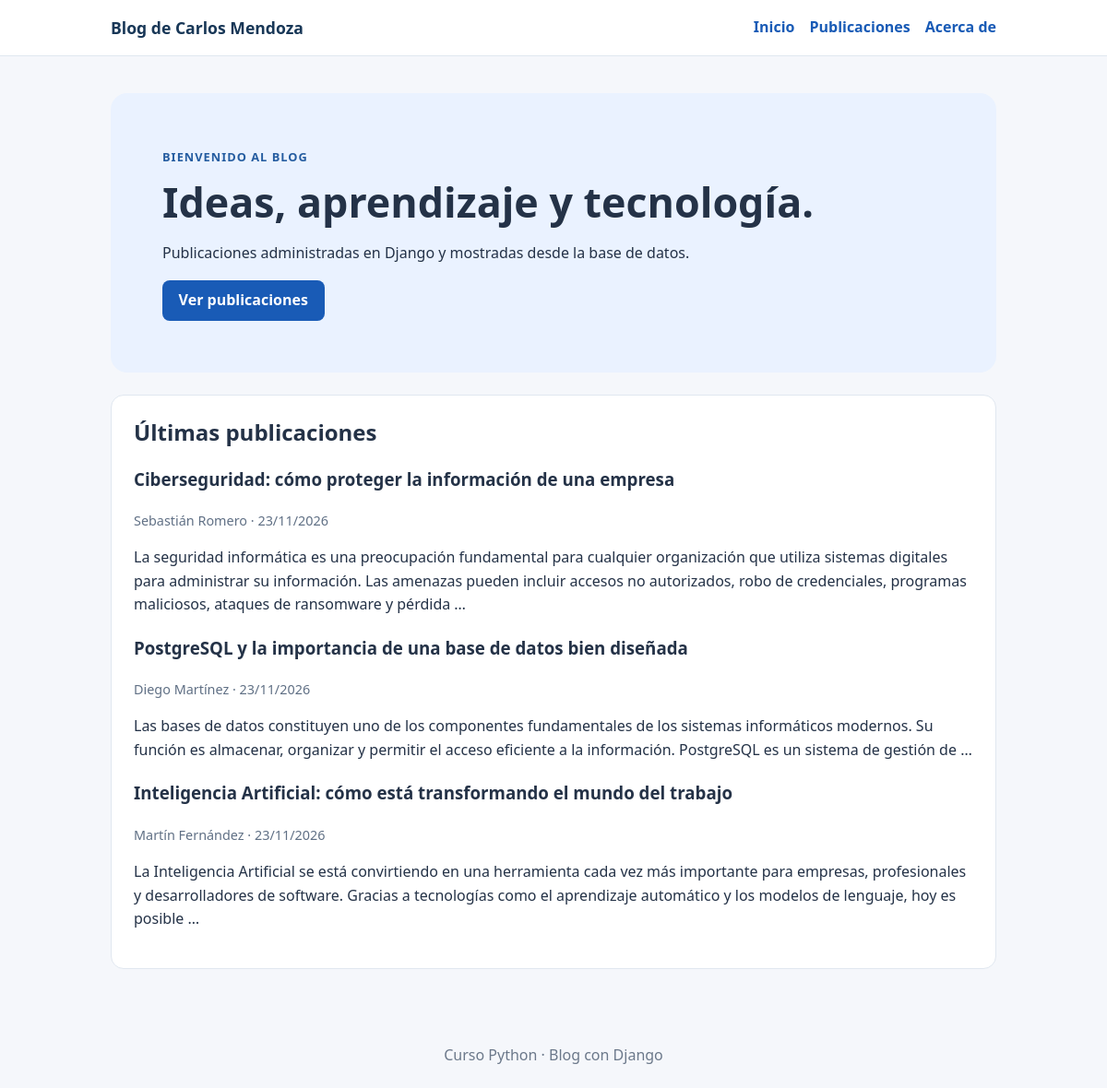
The page / on the database its author committed.
### posts/models.py (models this page shows, shortened)
class Post(models.Model):
    ESTADOS = [
        ("borrador", "Borrador"),
        ("publicado", "Publicado"),
        ("archivado", "Archivado"),
    ]
    titulo = models.CharField(max_length=200)
    contenido = models.TextField()
    autor = models.CharField(max_length=120)
    fecha_creacion = models.DateTimeField(auto_now_add=True)
    estado = models.CharField(max_length=10, choices=ESTADOS, default="borrador")

### posts/views.py (the view)
# urls.py: path("", views.inicio, name="inicio"),
def inicio(request):
    ultimos_posts = Post.objects.filter(estado="publicado").order_by("-fecha_creacion")[:3]
    return render(request, "posts/inicio.html", {"ultimos_posts": ultimos_posts})

### posts/templates/posts/inicio.html (shortened to what this page needs)
{% extends 'posts/base.html' %}
{% block content %}
<section class="hero">
    <span class="etiqueta">Bienvenido al blog</span>
    <h1>Ideas, aprendizaje y tecnología.</h1>
    <p>Publicaciones administradas en Django y mostradas desde la base de datos.</p>
    <a class="boton" href="{% url 'posts:lista_posts' %}">Ver publicaciones</a>
</section>
<section class="tarjeta">
    <h2>Últimas publicaciones</h2>
    {% for post in ultimos_posts %}
        <article>
            <h3>{{ post.titulo }}</h3>
            <p class="meta">{{ post.autor }} · {{ post.fecha_creacion|date:"d/m/Y" }}</p>
            <p>{{ post.contenido|truncatewords:35 }}</p>
        </article>
    {% empty %}
        <p>Todavía no hay posts publicados. Agregalos desde <code>/admin/</code>.</p>
    {% endfor %}
</section>
{% endblock %}

### posts/static/posts/css/estilos.css (style rules this page uses)
:root { color-scheme: light; --fondo: #f5f7fb; --texto: #243247; --principal: #195bb6; --borde: #e0e7f0; }
* { box-sizing: border-box; }
body { margin: 0; font-family: system-ui, -apple-system, "Segoe UI", sans-serif; color: var(--texto); background: var(--fondo); line-height: 1.6; }
a { color: var(--principal); }
.hero { background: #eaf2ff; border-radius: 18px; padding: clamp(1.5rem, 6vw, 3.5rem); margin-bottom: 1.5rem; }
h1 { font-size: clamp(1.8rem, 5vw, 2.8rem); line-height: 1.2; margin: .6rem 0 1rem; }
h2 { line-height: 1.3; margin-top: 0; }
.etiqueta { color: #245ca0; text-transform: uppercase; font-weight: 800; letter-spacing: .08em; font-size: .8rem; }
.tarjeta { background: white; border: 1px solid var(--borde); padding: 1.5rem; margin-bottom: 1.2rem; border-radius: 14px; }
.boton { display: inline-block; background: var(--principal); color: white; padding: .6rem 1.1rem; border-radius: 8px; text-decoration: none; font: inherit; font-weight: 700; border: 0; cursor: pointer; }
.meta { color: #607085; font-size: .9rem; }

### rows shown on the page
Post: titulo "Ciberseguridad: cómo proteger la información de una empresa", autor "Sebastián Romero", fecha_creacion "23/11/2026", contenido "La seguridad informática es una preocupación fundamental para cualquier organización que utiliza sistemas digitales para administrar su información. Las amenazas pueden incluir accesos no autorizados, robo de credenciales, programas maliciosos, ataques de ransomware y pérdida …"
Post: titulo "PostgreSQL y la importancia de una base de datos bien diseñada", autor "Diego Martínez", fecha_creacion "23/11/2026", contenido "Las bases de datos constituyen uno de los componentes fundamentales de los sistemas informáticos modernos. Su función es almacenar, organizar y permitir el acceso eficiente a la información. PostgreSQL es un sistema de gestión de …"
Post: titulo "Inteligencia Artificial: cómo está transformando el mundo del trabajo", autor "Martín Fernández", fecha_creacion "23/11/2026", contenido "La Inteligencia Artificial se está convirtiendo en una herramienta cada vez más importante para empresas, profesionales y desarrolladores de software. Gracias a tecnologías como el aprendizaje automático y los modelos de lenguaje, hoy es posible …"
